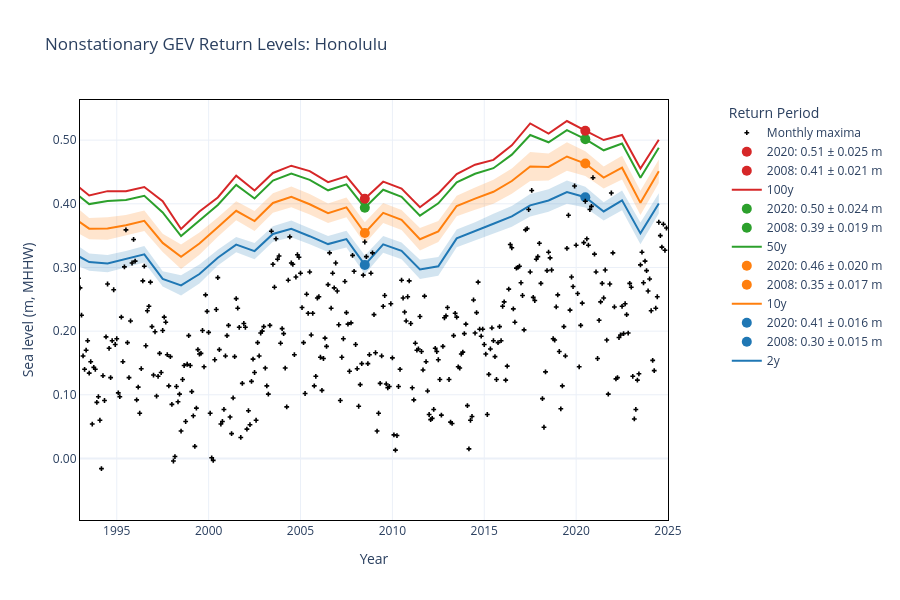

Notebook code for this chart:
### Markdown cell above
We can also make it interactive.

### Code cell
fig = plotting.plotTimeDependentReturnValue_plotly(str(stationID),
                                          STNDtoMHHW,
                                          dirs['model_output_dir'],
                                          station_name,
                                          year0plot,
                                          mm=mm)

fig.show()
